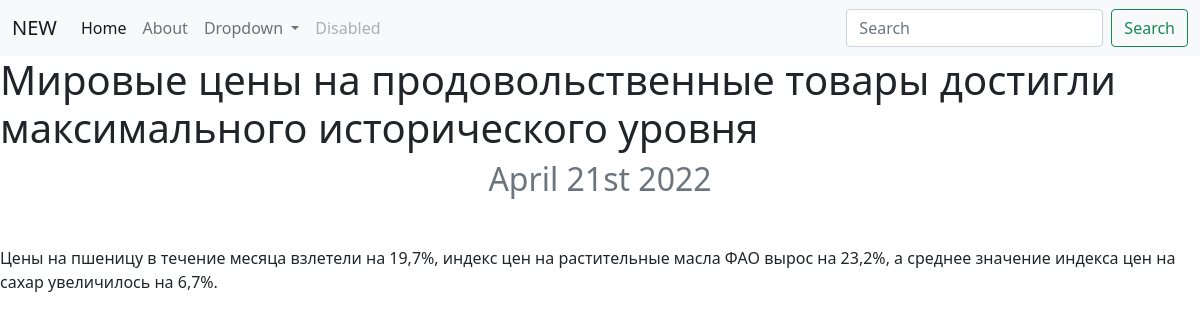
Page /blog/1/ on the committed database.
### blog/models.py (models this page shows, shortened)
class Blog(models.Model):
    title = models.CharField(max_length=200)
    description = models.TextField()
    date = models.DateField()

### blog/views.py (the view)
# urls.py: path('<int:blog_id>/', views.detail, name='detail'),
def detail(request, blog_id):
    blog = get_object_or_404(Blog, pk=blog_id)
    return render(request, 'blog/detail.html', {'blog': blog})

### blog/templates/blog/detail.html
{% extends "portfolio/base.html" %}
{% load static %}
{% block content %}
<h1>{{ blog.title }}</h1>
<h2 class="text-center text-muted mb-5">{{ blog.date|date:'F jS Y' }}</h2>
{{ blog.description|safe }}
{% endblock %}

### rows in the picture
Blog: title "Мировые цены на продовольственные товары достигли максимального исторического уровня", date "April 21st 2022", description "Цены на пшеницу в течение месяца взлетели на 19,7%, индекс цен на растительные масла ФАО вырос на 23,2%, а среднее значение индекса цен на сахар увеличилось на 6,7%."
